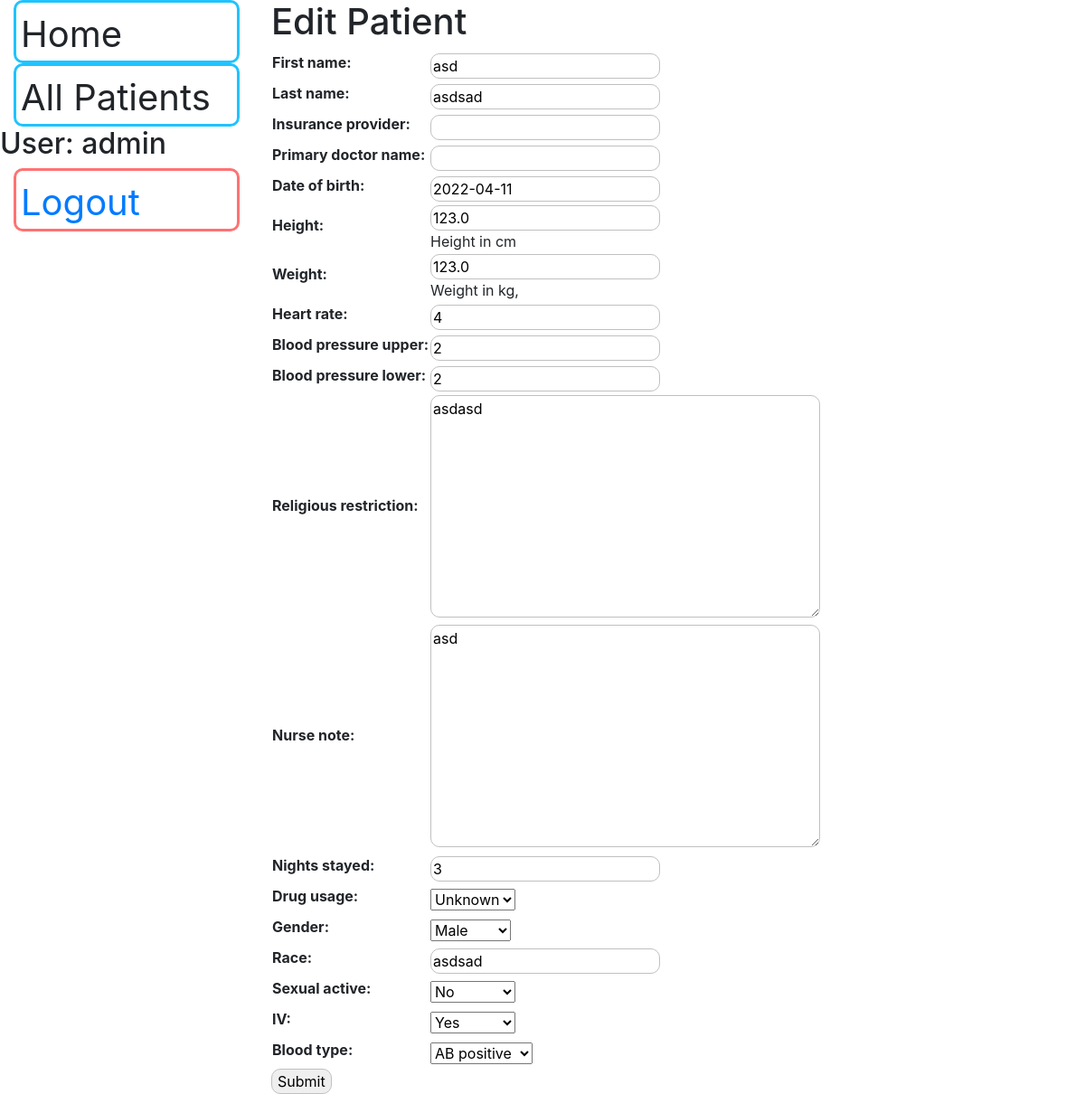
/staff/patient_nurse/2 (signed in), run on an earlier commit of the app's database.
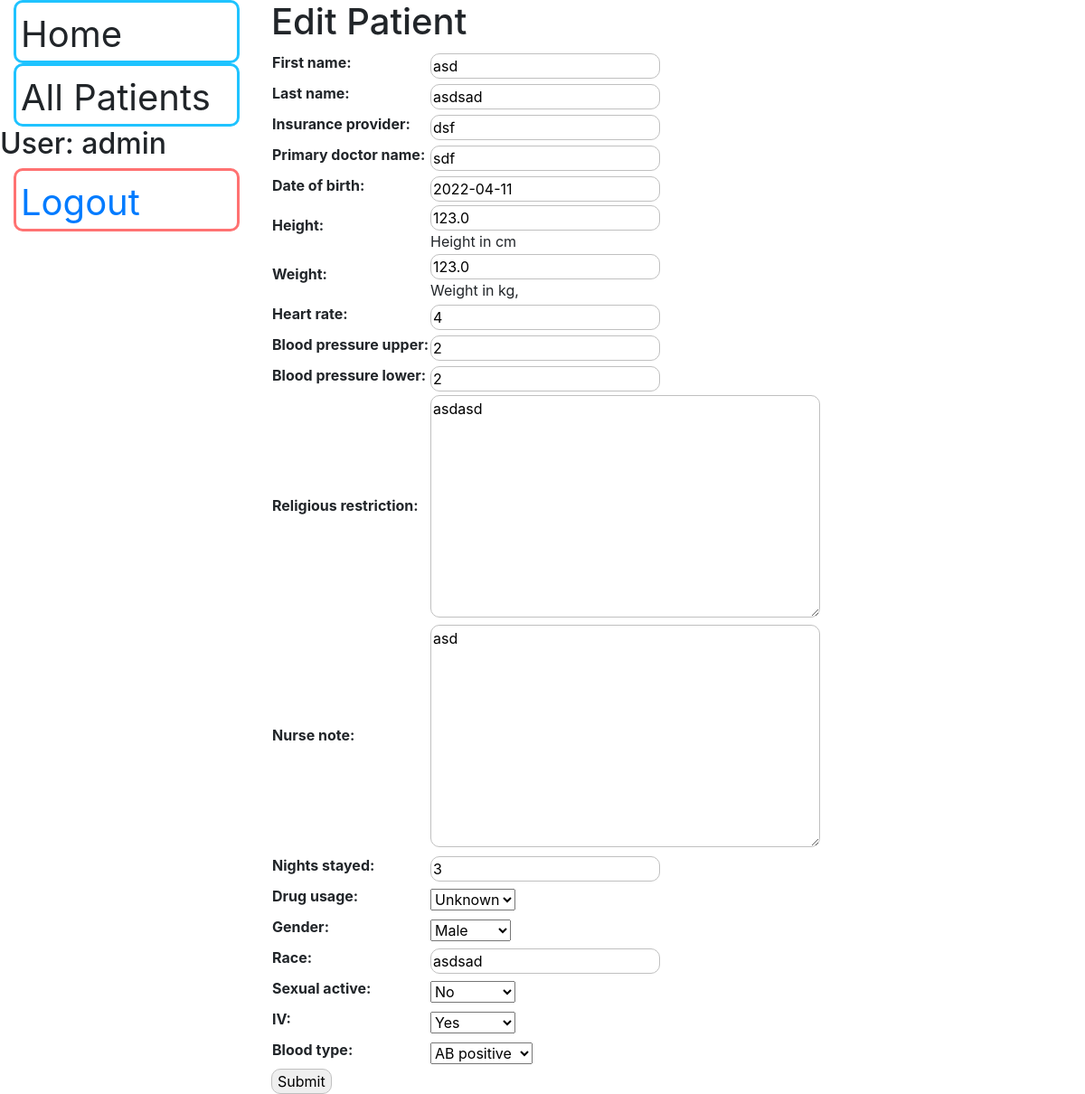
And on a later commit of the database.
### staff/models.py (models this page shows, shortened)
class Patient(models.Model):
    first_name = models.CharField(max_length=20)
    last_name = models.CharField(max_length=20)
    insurance_provider = models.CharField(max_length=40, null=True)
    primary_doctor_name = models.CharField(max_length=40, null=True)
    date_of_birth = models.DateField(null=True)
    height = models.FloatField(help_text='Height in cm', validators=[MinValueValidator(Decimal('0.01'))])
    weight = models.FloatField(help_text='Weight in kg,', validators=[MinValueValidator(Decimal('0.01'))])
    heart_rate = models.PositiveIntegerField(null=True)
    blood_pressure_upper = models.PositiveIntegerField(null=True)
    blood_pressure_lower = models.PositiveIntegerField(null=True)
    religious_restriction = models.TextField()
    doctor_note = models.TextField(null=True)
    nurse_note = models.TextField(null=True)
    nights_stayed = models.PositiveSmallIntegerField(default=0)
    drug_usage = models.BooleanField(null=True)
    discharge_instructions = models.TextField(null=True)
    gender_options = (
        ('M', 'Male'),
        ('F', 'Female'),
        ('O', 'Other'),
    )
    gender = models.CharField(max_length=1,
                              choices=gender_options,
                              blank=True, )
    race = models.CharField(null=True, max_length=20)
    sexual_active = models.BooleanField(null=True)
    IV = models.BooleanField(null=True)
    blood_type_options = (
        ('1', 'O negative'),
        ('2', 'O positive'),
        ('3', 'A negative'),
        ('4', 'A positive'),
        ('5', 'B negative'),
        ('6', 'B positive'),
        ('7', 'AB negative'),
        ('8', 'AB  positive'),
    )
    blood_type = models.CharField(max_length=1,
                                  choices=blood_type_options,
                                  blank=True,
                                  )
    bill_due_date = models.DateField(null=True, blank=True)
    class Meta:
        permissions = (('doctor', 'Is a doctor'),
                       ('nurse', 'Is a nurse'),
                       ('medical professional', 'Is a nurse or doctor'),
                       ('billing', 'Is at the billing desk'),
                       ('registration', 'is a registrar desk'),
                       ('not billing', 'is not billing'))
        ordering = ['last_name', 'first_name']

### staff/views.py (the view)
# urls.py: path('patient_nurse/<int:pk>', views.patient_nurse_form, name='patient_nurse_form'),
@login_required
@permission_required('staff.nurse', raise_exception=True)
def patient_nurse_form(request, pk):
    if request.method == "GET":
        patient = Patient.objects.get(id=pk)
        form = PatientNurseForm(instance=patient)
        return render(request, 'staff/form_form.html', {'form': form})
    else:
        patient = Patient.objects.get(id=pk)
        form = PatientNurseForm(request.POST, instance=patient)
    if form.is_valid():
        form.save()
    return HttpResponseRedirect('/staff/patient/{}'.format(pk))

### staff/forms.py
class PatientNurseForm(forms.ModelForm):
    class Meta:
        model = Patient
        exclude = ('doctor_note', 'discharge_instructions', 'bill_due_date')

### staff/templates/staff/form_form.html (shortened to what this page needs)
{% extends "base_generic.html" %}
{% block content %}
<div class="emergencyform">
      <h1>Edit Patient</h1>
  <form action="" method="post">
    <table>
    {{ form.as_table }}
    </table>
        <div class="submitbutton">
       <input type="submit" value="Submit">
      </div>
  </form>
</div>
{% endblock %}

### staff/templates/base_generic.html (shortened to what this page needs)
<!DOCTYPE html>
<html lang="en">
{% load auth_extras %}
<head>
    <link rel="stylesheet" href="https://cdn.jsdelivr.net/npm/bootstrap@4.5.3/dist/css/bootstrap.min.css"
>
    {% load static %}
    <link rel="stylesheet" href="{% static 'css/style.css' %}">
</head>
<body>
 {% block sidebar %}
        <div class="sidebar-nav">
            <a href="{% url 'index' %}">Home</a>
            {% if user.is_authenticated %}
            <a href="{% url 'patients' %}">All Patients</a>
            {% endif %}
            {% if user.is_authenticated %}
            <h2 id="currentUser">User: {{ user.get_username }}</h2>
            <div id="logbutton">
                <a href="{% url 'logout'%}?next={{request.path}}">Logout</a>
                {% else %}
                <a href="{% url 'login'%}?next={{request.path}}">Login</a>
                {% endif %}
            </div>
            {% endblock %}
        </div>
        <div class="content">{% block content %}{% endblock %}
        </div>
</body>
</html>

### staff/static/css/style.css (style rules this page uses)
body, html { overflow-x: hidden; overflow-y: auto; }
.sidebar-nav > *:not(#currentUser) { font-size: 40px; position: relative; left: 15px !important; -o-transition:all .2s ease-in; - webkit-transition:all .2s ease-in; transition: all .2s ease-in; padding: 5px; height: 70px; color: var(--textcolor); border: solid; border-width: medium; border-radius: 10px; border-color: var(--bordercolor); }
.sidebar-nav > * { width: 250px; margin-right: 34px; display: block; }
.sidebar-nav { width: 250px; margin-right: 34px; position: fixed; }
#logbutton { --bordercolor: #ff7272; }
.sidebar-nav > a { --bordercolor: #1fc3ff; text-decoration: none; box-sizing: border-box; margin: 0px; padding: 0px; }
.content:not(.emergencyform) { position: relative; left: 300px; }
.emergencyform { position: relative; }
input[type=number], [type=text], textarea { border: solid; border-width: 1px; border-radius: 10px; border-color: #c0c0c0; }
input[type=submit] { border: solid; border-width: 1px; border-radius: 10px; border-color: #c0c0c0; transition: 0.3s; }
table { table-layout: fixed; word-wrap: break-word; position: relative; }

What changed in the data, as far as the page shows it:
changed Patient "asd": insurance_provider (not shown) → "dsf"; primary_doctor_name (not shown) → "sdf"
